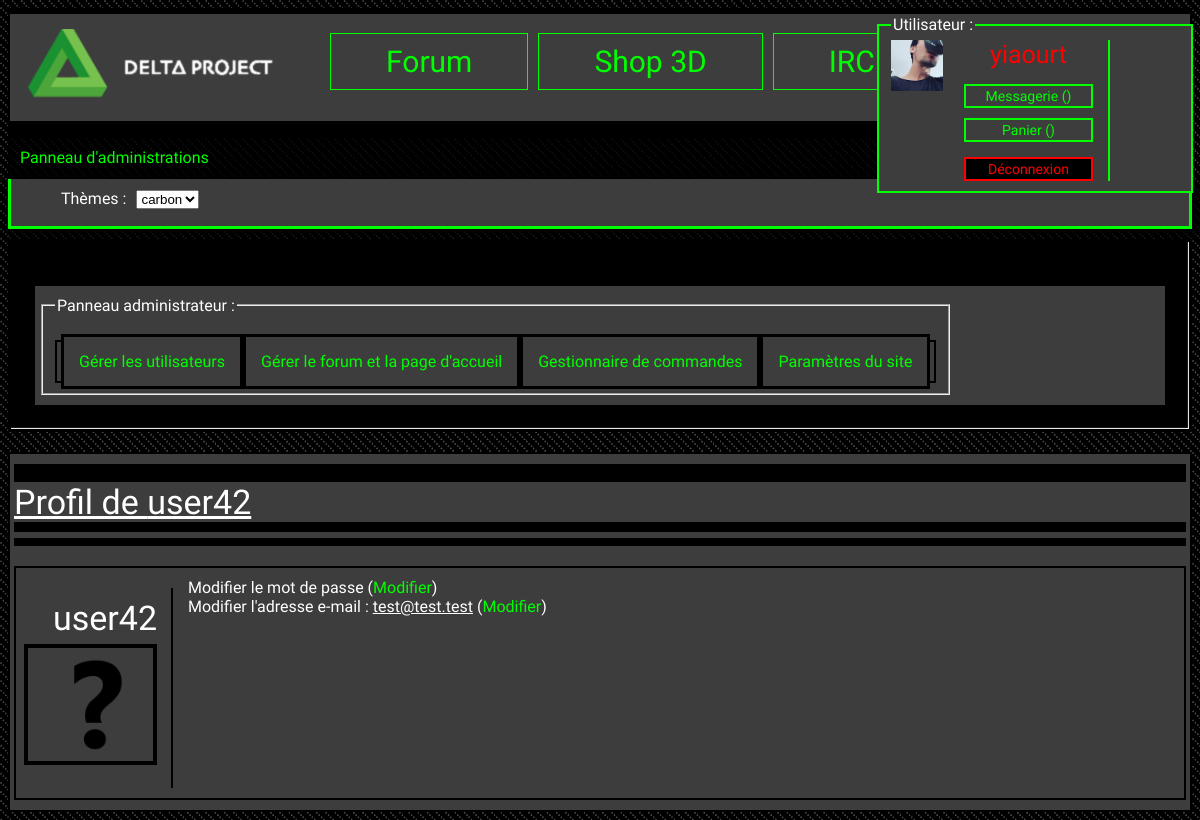
The page /panel_admin.php?menu=user&id=103 (signed in) on the database its author committed.
### tables this page shows
CREATE TABLE `user` (
  `id` int(11) NOT NULL AUTO_INCREMENT,
  `username` varchar(20) NOT NULL,
  `pass` text NOT NULL,
  `mail` varchar(255) NOT NULL,
  `level` int(11) NOT NULL,
  `img_profil` text NOT NULL,
  `icone_img_profil` text NOT NULL,
  `ip` varchar(255) NOT NULL,
  `date_inscription` varchar(255) NOT NULL,
  `lastdat_TP` text NOT NULL,
  `lastdat_CM` text NOT NULL,
  `is_connect` int(2) NOT NULL,
  `panier` text NOT NULL,
  `sexe` text NOT NULL,
  `prenom` text NOT NULL,
  `nom` text NOT NULL,
  `adresse` text NOT NULL,
  `ville` text NOT NULL,
  `postal` text NOT NULL,
  PRIMARY KEY (`id`)
);

### admin/user/admin_menu_user_mod.php (the view, shortened to what this page needs)
<?php
	$requsermod = $bdd->prepare('SELECT id, mail, username, level, img_profil FROM user WHERE id = :getuserid');
	$requsermod->execute(array(
	'getuserid' => $_GET['id']));
	$sql = $requsermod->fetch();
	$sql_username = $sql['username'];
	$sql_img_profil = $sql['img_profil'];
	$sql_id = $sql['id'];
	$sql_mail = $sql['mail'];
	echo '<div id="menumarg">';
	echo '<div id="bordernomarg"></div>';
	echo '<div class="titletext">Profil de '.$sql_username.'</div>';
	echo '<div id="border"></div>';
	echo '<div id="menumarg">';
	echo '<div class="flex_prfl">';
	echo '<div id="profil">';
	if(!empty($_GET['mod']) && $_GET['mod'] == 'usr')
	{
		echo $sql_username.' (<a href="panel_admin.php?menu=user&id='.$sql_id.'">Retour</a>)';
		echo '<form action="panel_admin.php?menu=user&id='.$sql_id.'&post=submit" method="post">';
		echo '<div id="block"><input type="text" name="usr" /></div>';
	}
	else
	{
		echo '<a href="panel_admin.php?menu=user&mod=usr&id='.$sql_id.'" class="titleuser">'.$sql_username.'</a>';
	}
	if(!empty($_GET['mod']) && $_GET['mod'] == 'img_profil')
	{
		echo '<div id="borderfleft">'.$sql_img_profil.'</div>';
		echo "(<a href='panel_admin.php?menu=user&id=".$sql_id."'>Retour</a>) ";
		echo '<form enctype="multipart/form-data" action="panel_admin.php?menu=user&mod=imgp&id='.$sql_id.'&post=submit" method="post">';
		echo '<span class="underline2">Image de profil</span><br />(JPG, JPEG, PNG ou GIF)<br />| max. 250/250 pixels 25 ko :';
		echo '<input type="hidden" name="MAX_FILE_SIZE" value="MAX_SIZE" />';
		echo '<input name="imgp" type="file" id="fichier_a_uploader" />';
	}
	else
	{
		echo '<div id="borderfleft"><a href="panel_admin.php?menu=user&mod=img_profil&id='.$sql_id.'">'.$sql_img_profil.'</a></div>';
	}
	echo '</div>';
	echo '<div id="nexttoprofil">';
	if(!empty($_GET['mod']) && $_GET['mod'] == 'mdp')
	{
		echo '<form action="panel_admin.php?menu=user&mod=mdp&id='.$sql_id.'&post=submit" method="post">';
		echo 'Modifier le mot de passe (<a href="panel_admin.php?menu=user&id='.$sql_id.'">Retour</a>)<br/><br/>';
		echo '<div id="qlqborder">';
		echo '<label for="newpass1">Nouveau mot de passe : </label><input type="password" name="newpass1" id="newpass1" /><br />';
		echo '<label for="newpass2">Répetez nouveau mot de passe : </label><input type="password" name="newpass2" id="newpass2" /><br />';
		echo '</div>';
	}
	else
	{
		echo 'Modifier le mot de passe (<a href="panel_admin.php?menu=user&id='.$sql_id.'&mod=mdp">Modifier</a>)';
	}
	echo '<br/>';
	if(!empty($_GET['mod']) && $_GET['mod'] == 'mail')
	{
		echo '<form action="panel_admin.php?menu=user&mod=mail&id='.$sql_id.'&post=submit" method="post">';
		echo 'Modifier l\'adresse e-mail : <span class="underline2">'.$sql_mail.'</span> (<a href="panel_admin.php?menu=user&id='.$sql_id.'">Retour</a>)<br/><br/>';
		echo '<div id="qlqborder">';
		echo '<label for="newpass1">Nouvelle adresse e-mail : </label><input type="text" name="newmail" id="newmail" /><br />';
		echo '</div>';
	}
	else
	{
		echo 'Modifier l\'adresse e-mail : <span class="underline2">'.$sql_mail.'</span> (<a href="panel_admin.php?menu=user&id='.$sql_id.'&mod=mail">Modifier</a>)';
	}
	echo '</div>';
	echo '</div>';
	echo '</div>';
?>

### themes/carbon.css (style rules this page uses)
body { font-family: 'Cantarell', sans-serif; background-color: white; background-image: url(../img/carbon.jpg); background-repeat: repeat; }
a { text-decoration: none; color: #00ff00; }
a.titleuser { display: block; font-size: 34px; color: white; text-decoration: none; }
#border { margin-top: 6px; margin-bottom: 13px; border: 4px black solid; }
#borderfleft { display: block; float: left; margin-top: 6px; margin-bottom: 13px; border: 4px black solid; }
#bordernomarg { border: 4px black solid; }
#menumarg { color: white; width: auto; display: block; background-color: #3d3d3d; margin-top: 20px; padding-top: 10px; padding-right: 4px; padding-bottom:10px; padding-left: 4px; border: 2px black solid; }
.flex_prfl { display: block; flex: 1 1 auto; display: flex; flex-direction: row; }
#profil { display: inline-block; width: auto; text-align: right; margin-top: 10px; padding-top: 10px; padding-right: 14px; padding-bottom:10px; padding-left: 4px; border-right: 2px black solid; }
#nexttoprofil { display: block; flex: 1; margin-left: 15px; }
.underline2 { text-decoration: underline; }
.titletext { text-decoration: underline; font-size: 34px; color: white; cursor: default; border-top: 10px black solid; border-bottom: 10px black solid; }
img { width: 90%; }

### rows shown on the page
user: username "user42", img_profil (picture), mail "test@test.test"
